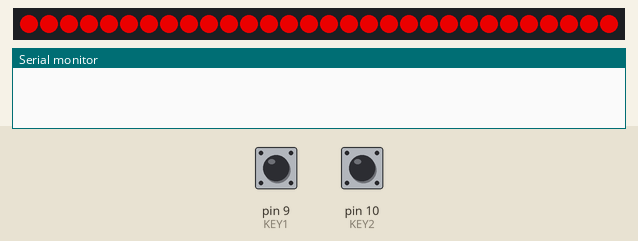
A sketch run on a simulated Arduino Uno, built with avr-gcc and run on an emulated ATmega328P. Parts: 30 RGB LEDs in strip order, left to right, the last lines printed to the serial monitor. Inputs (shaded band) come from the test bench; at power-on: pin 9 (KEY1) HIGH, pin 10 (KEY2) HIGH. Dim RGB values are drawn brighter than linear.

Above: at 1.2 s.
1.3 s: pin 9 (KEY1) pulled LOW for 3.2 s
At 4.61 s:
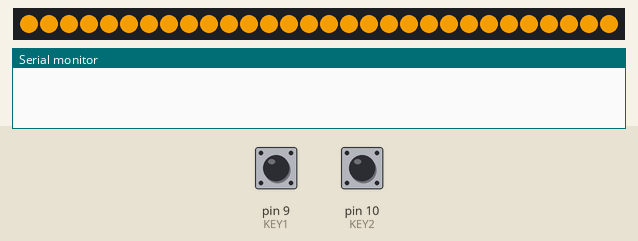
5.1 s: pin 9 (KEY1) pulled LOW for 0.15 s
At 5.39 s:
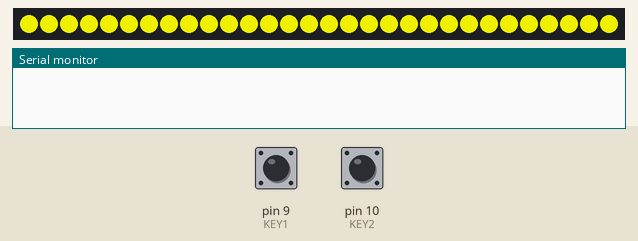
5.8 s: pin 9 (KEY1) pulled LOW for 1 s
At 6.91 s:
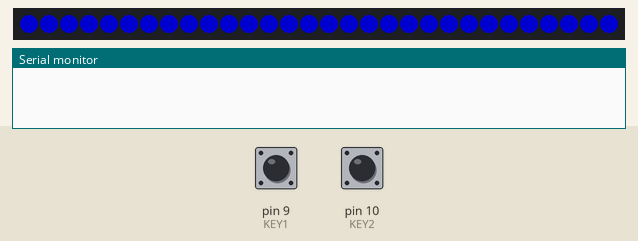
7.4 s: pin 10 (KEY2) pulled LOW for 0.15 s
9.1 s: pin 10 (KEY2) pulled LOW for 1 s
At 11.1 s:
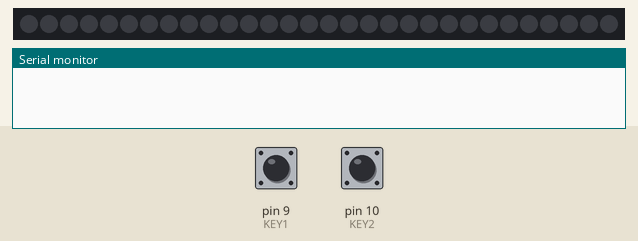
13.1 s: pin 9 (KEY1) pulsed LOW 5 times (0.12 s each, 0.3 s apart)
At 14.52 s:
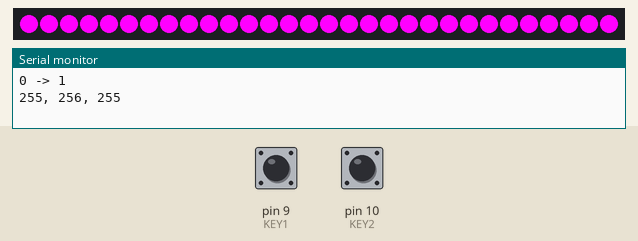

Measured:
- after the input at 1.3 s, the LEDs: change after 3.3 s (image 1)
- after the input at 5.1 s, the LEDs: change after 0.24 s (image 2)
- after the input at 5.8 s, the LEDs: change after 1.1 s (image 3)
- after the input at 9.1 s, the LEDs: change after 1.5 s (image 4)
- what the display in image 4 shows lasts 0.7 s, from 10.6 s to 11.3 s

The sketch:

machine.ino
```cpp
#include "Adafruit_NeoPixel.h"
#include "stdio.h"
#include "stdlib.h"

#define PIN 8
#define LEDS 30
// 切换颜色
#define KEY1 9
// 切换闪烁方式
#define KEY2 10

// 颜色模式种数
#define NUM_COLOR 9
// 闪烁模式种数
#define NUM_GREY 4

Adafruit_NeoPixel strip = Adafruit_NeoPixel(LEDS, PIN, NEO_GRB + NEO_KHZ800);

class MColor {
public:
  uint16_t r, g, b;

  MColor() {
    r = 0; g = 0; b = 0;
  }

  void set(uint16_t mr, uint16_t mg, uint16_t mb) {
    r = mr; g = mg; b = mb;
  }
};

uint16_t grey[LEDS] = {};
MColor colors[LEDS] = {};

uint32_t COLORS[7] = {
  strip.Color(255, 0, 0),     //红
  strip.Color(255, 165, 0),   //橙
  strip.Color(255, 255, 0),   //黄
  strip.Color(0, 0, 255),     //绿
  strip.Color(0, 127, 255),   //青
  strip.Color(0, 0, 255),     //蓝
  strip.Color(139, 0, 255),   //紫
};

uint16_t NCOLORS[8][3] = {
  {255, 0, 0},     //红
//  {0, 0, 0},     //红
  {255, 165, 0},   //橙
  {255, 255, 0},   //黄
  {0, 0, 255},     //绿
  {0, 127, 255},   //青
  {0, 0, 255},     //蓝
  {139, 0, 255},   //紫
  {255, 255, 255}, //白
};

uint32_t get_color(MColor mcolor, uint16_t mgrey) {
  uint32_t fin = strip.Color(mcolor.r * mgrey / 255, mcolor.g * mgrey / 255, mcolor.b * mgrey / 255);
  return fin;
}

//当前切换的颜色模式
uint16_t cnt_color = 0;
uint16_t timer_color = 0;
uint16_t tmp_color = 0;
void set_color() {
  if (cnt_color < 8) {
    for (uint8_t i=0; i<LEDS; i++) {
      colors[i].set(NCOLORS[cnt_color][0], NCOLORS[cnt_color][1], NCOLORS[cnt_color][2]);
    }
  }
  if (cnt_color == 8) {
    uint16_t target;
    if (tmp_color != NUM_COLOR)
      target = tmp_color + 1;
    else
      target = 0;
    MColor pre = MColor();
    pre.set(NCOLORS[tmp_color][0], NCOLORS[tmp_color][1], NCOLORS[tmp_color][2]);
    MColor next = MColor();
    next.set(NCOLORS[target][0], NCOLORS[target][1], NCOLORS[target][2]);
    for (uint8_t i=0; i<LEDS; i++) {
      colors[i].r += (next.r - pre.r) / 100 + 0;
      colors[i].g += (next.g - pre.g) / 100 + 0;
      colors[i].b += (next.b - pre.b) / 100 + 0;
    }
    char buf[32] = "";
    sprintf(buf, "%d -> %d", tmp_color, target);
    Serial.println(buf);
    sprintf(buf, "%d, %d, %d", colors[0].r, colors[0].g, colors[0].b);
    Serial.println(buf);

    if (abs(colors[0].r - next.r) <= 30 && abs(colors[0].g - next.g) <= 30 && abs(colors[0].b - next.b) <= 30) {
      tmp_color++;
      if (tmp_color >= NUM_COLOR)
          tmp_color = 0;
      char buf[32] = "";
      sprintf(buf, "Switch to: %d", tmp_color);
      Serial.println(buf);
      for (uint8_t i=0; i<LEDS; i++) {
        colors[i].set(NCOLORS[tmp_color][0], NCOLORS[tmp_color][1], NCOLORS[tmp_color][2]);
      }
    }
  }
}

//当前切换的闪烁模式
uint16_t cnt_grey = 4;
uint16_t timer_grey = 0;
uint16_t tmp_grey = 0;
bool first_grey = true;
void set_grey() {
  // 常亮
  if (cnt_grey == 0) {
    for (uint8_t i=0; i<LEDS; i++) {
      grey[i] = 255;
    }
  }
  // 闪烁
  if (cnt_grey == 1) {
    if (timer_grey >= 6) {
      for (uint8_t i=0; i<LEDS; i++) {
        if (tmp_grey == 0)
          grey[i] = 255;
        else
          grey[i] = 0;
      }
      timer_grey = 0;
      tmp_grey = !tmp_grey;
    }
    timer_grey++;
  }
  // 闪烁(fast)
  if (cnt_grey == 2) {
    if (timer_grey >= 1) {
      for (uint8_t i=0; i<LEDS; i++) {
        if (tmp_grey == 0)
          grey[i] = 255;
        else
          grey[i] = 0;
      }
      timer_grey = 0;
      tmp_grey = !tmp_grey;
    }
    timer_grey++;
  }
  // 流动
  if (cnt_grey == 3) {
    if (first_grey) {
      for (uint8_t i=0; i<LEDS; i++) {
//        grey[i] = 255;
          if (i % 5 == 0)
            grey[i] = 0;
          else
            grey[i] = 255;
      }
//      grey[0] = 0;
      first_grey = false;
    }
    uint16_t tmp = grey[LEDS-1];
    for (uint8_t i=LEDS-1; i>0; i--) {
      grey[i] = grey[i-1];
    }
    grey[0] = tmp;
  }
  // 呼吸
  if (cnt_grey == 4) {
    if (first_grey) {
      tmp_grey = 0;
      timer_grey = 0;
      for (uint8_t i=0; i<LEDS; i++) {
        if (tmp_grey == 0)
          grey[i] = 0;
      }
      first_grey = false;
    }
    if (tmp_grey == 0) {
      if (timer_grey == 15) {
        timer_grey = 15;
        tmp_grey = !tmp_grey;
      }
      for (uint8_t i=0; i<LEDS; i++) {
        grey[i] = 255 * timer_grey / 15;
      }
      timer_grey++;
    }
    if (tmp_grey != 0) {
      if (timer_grey == 0) {
        timer_grey = 0;
        tmp_grey = !tmp_grey;
      }
      for (uint8_t i=0; i<LEDS; i++) {
        grey[i] = 255 * timer_grey / 15;
      }
      timer_grey--;
    }
  }
}

void setup() {

  for (uint8_t i=0; i<LEDS; i++) {
//    uint16_t col = 255 / LEDS * i;
//    colors[i].r = col; colors[i].g = col; colors[i].b = col;
    grey[i] = 255;
  }

  //使能内部上拉电阻
  pinMode(KEY1, INPUT_PULLUP);
  pinMode(KEY2, INPUT_PULLUP);

  strip.begin();
  strip.show();

  Serial.begin(9600);
}

void loop() {
//  char buf[32] = "";
//  sprintf(buf, "KEY1: %d; KEY2: %d", digitalRead(KEY1), digitalRead(KEY2));
//  Serial.println(buf);
  set_color();
  set_grey();

  for (uint8_t i=0; i<LEDS; i++)
  {
    uint32_t fin = get_color(colors[i], grey[i]);
    strip.setPixelColor(i, fin);
  }
  strip.show();

  uint16_t t = 0;

  // 在这里检测按键
  while (t < 100) {
    if (digitalRead(KEY1) == 0) {
      delay(20);    // 按键消除抖动
      if (digitalRead(KEY1) == 0) {
        cnt_color++;
        if (cnt_color >= NUM_COLOR)
          cnt_color = 0;
        // 保持到按键抬起
        while (digitalRead(KEY1) == 0);
      }
    }
    if (digitalRead(KEY2) == 0) {
      delay(20);    // 按键消除抖动
      if (digitalRead(KEY2) == 0) {
        cnt_grey++;
        if (cnt_grey >= NUM_GREY)
          cnt_grey = 0;
        // 保持到按键抬起
        while (digitalRead(KEY2) == 0);
      }
    }
    delay(1);
    t++;
  }
}
```
